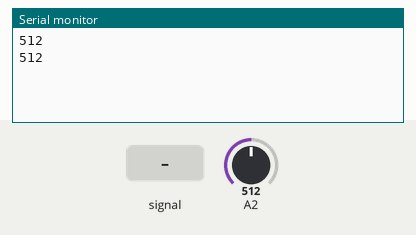
Recording of a sketch running on a simulated Arduino Uno, built with avr-gcc and run on an emulated ATmega328P. Shown: the last lines printed to the serial monitor. Inputs (shaded band) come from the test bench; at power-on: A2 = 512.

Above: at 1.2 s.
1.3 s: A2 fed a 200 Hz sine of ±81 counts around its level
2.8 s: A2 set to 490
At 2.81 s:
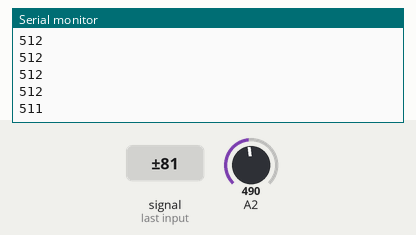
4.3 s: A2 fed a 1000 Hz sine of ±255 counts around its level
5.8 s: A2 set to 510
At 5.81 s:
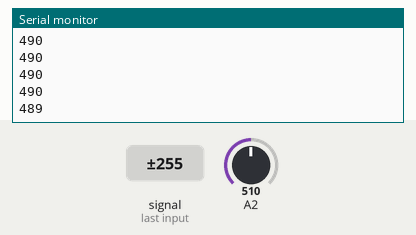
Timing chart, 0 to 8.3 s (numbered marks = the images above; inputs shaded):
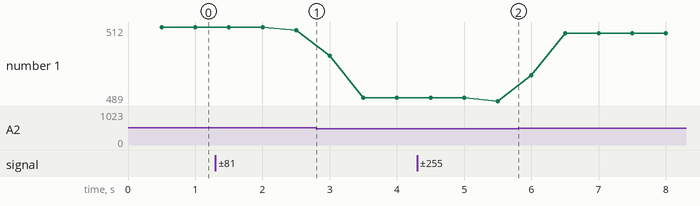

Measured:
- plotted number 1: 512 → 511 after the input at 1.3 s, 511 → 490 after the input at 2.8 s, 490 → 489 after the input at 4.3 s, 489 → 510 after the input at 5.8 s

The sketch:

tiraedr500msek.ino
```cpp
/*
 Tiek lietota A2 ieeja. Stacionārajā ALGAL16 tas ir pirmais pāris no kreisās puses.
 Pārnesājamos der jebkurā.
 */

unsigned long laiks0;
float summa;
float skaits;
float videjais;

void setup()
{
 Serial.begin(9600);
// Serial.begin(19200);
// Serial.begin(38400);
}

void loop()
{
laiks0 = millis();
summa=0;
skaits=0;
videjais=0;

do
{
  summa = summa + analogRead(A2);
  skaits=skaits+1;
 } while (millis() - laiks0 <500);
videjais = summa / skaits;

Serial.println (int(videjais));

}
```
